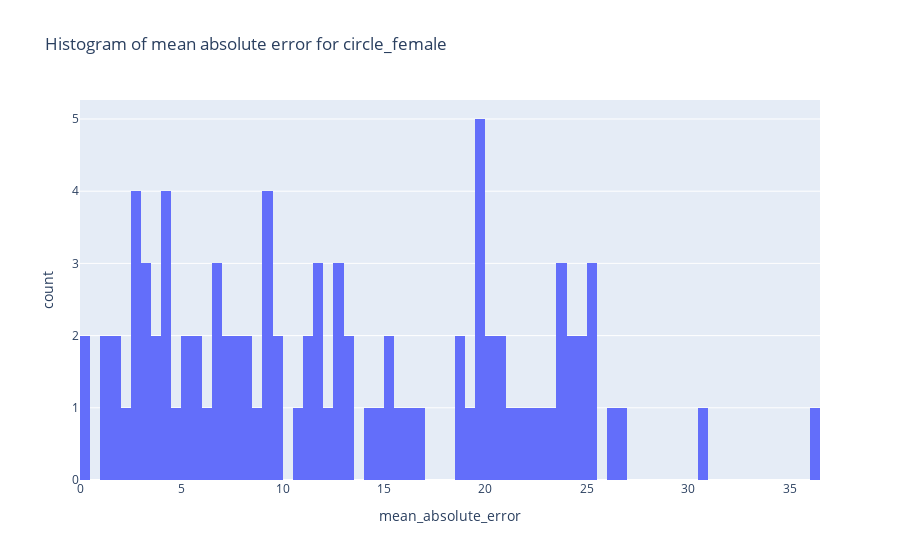
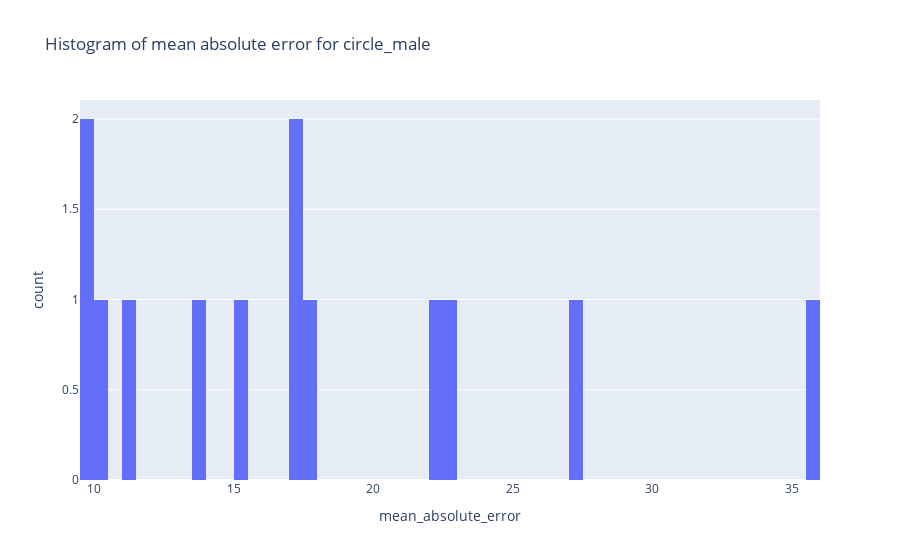
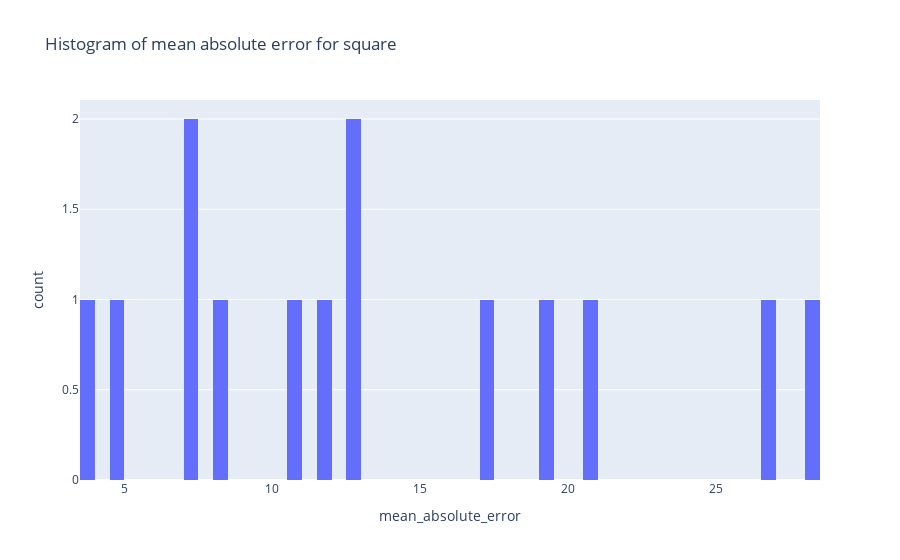

The notebook cell saved with these charts, in order:
### Code cell
for pond_type in df['Pond_Type'].unique():
    #histogram of meAN absolute error
    df_pond = df[df['Pond_Type'] == pond_type]
    df_pond['mean_absolute_error'] =abs(df_pond['mean_length'] - df_pond['Length_fov(mm)'])
    #histogram of mean absolute error    

    #histogram of mean absolute error
    fig = px.histogram(df_pond, x='mean_absolute_error', nbins=100, title=f'Histogram of mean absolute error for {pond_type}')
    fig.show()

### Figure 1 — Plotly figure (JSON) as saved in the notebook; plotly's stock layout.template omitted (floating-point values rounded to 4 significant figures)
{"data": [{"alignmentgroup": "True", "bingroup": "x", "hovertemplate": "mean_absolute_error=%{x}<br>count=%{y}<extra></extra>", "legendgroup": "", "marker": {"color": "#636efa", "pattern": {"shape": ""}}, "name": "", "nbinsx": 100, "offsetgroup": "", "orientation": "v", "showlegend": false, "type": "histogram", "x": [12.6, 10.9, 16.91, 19.13, 9.718, 3.493, 2.795, 5.858, 14.54, 11.15, 6.751, 11.78, 23.62, 12.83, 9.292, 5.95, 13.27, 2.92, 6.948, 2.614, 7.253, 6.958, 15.1, 36.02, 25.08, 18.64, 19.69, 9.096, 9.419, 19.76, 19.73, 20.64, 12.77, 1.776, 22.78, 20.16, 16.47, 4.039, 8.544, 19.59, 11.67, 9.069, 11.42, 7.984, 3.454, 30.87, 25.44, 1.121, 8.12, 24.24, 23.76, 18.8, 21.34, 25.49, 26.76, 11.71, 13.1, 3.793, 4.821, 1.058, 14.29, 2.993, 3.807, 7.092, 4.029, 15.38, 0.4378, 22.07, 24.05, 4.271, 2.21, 3.352, 7.758, 26.41, 20.05, 9.824, 6.287, 5.427, 19.56, 21.95, 8.12, 5.129, 1.569, 15.78, 0.04748, 24.6, 12.31, 23.46, 24.5, 23.95, 20.98, 4.079], "xaxis": "x", "yaxis": "y"}], "layout": {"barmode": "relative", "legend": {"tracegroupgap": 0}, "title": {"text": "Histogram of mean absolute error for circle_female"}, "xaxis": {"anchor": "y", "domain": [0, 1], "title": {"text": "mean_absolute_error"}}, "yaxis": {"anchor": "x", "domain": [0, 1], "title": {"text": "count"}}}}

### Figure 2 — Plotly figure (JSON) as saved in the notebook; plotly's stock layout.template omitted (floating-point values rounded to 4 significant figures)
{"data": [{"alignmentgroup": "True", "bingroup": "x", "hovertemplate": "mean_absolute_error=%{x}<br>count=%{y}<extra></extra>", "legendgroup": "", "marker": {"color": "#636efa", "pattern": {"shape": ""}}, "name": "", "nbinsx": 100, "offsetgroup": "", "orientation": "v", "showlegend": false, "type": "histogram", "x": [22.17, 17.95, 17.5, 9.562, 10.46, 9.792, 22.79, 35.64, 11.15, 13.83, 15.14, 17.17, 27.01], "xaxis": "x", "yaxis": "y"}], "layout": {"barmode": "relative", "legend": {"tracegroupgap": 0}, "title": {"text": "Histogram of mean absolute error for circle_male"}, "xaxis": {"anchor": "y", "domain": [0, 1], "title": {"text": "mean_absolute_error"}}, "yaxis": {"anchor": "x", "domain": [0, 1], "title": {"text": "count"}}}}

### Figure 3 — Plotly figure (JSON) as saved in the notebook; plotly's stock layout.template omitted (floating-point values rounded to 4 significant figures)
{"data": [{"alignmentgroup": "True", "bingroup": "x", "hovertemplate": "mean_absolute_error=%{x}<br>count=%{y}<extra></extra>", "legendgroup": "", "marker": {"color": "#636efa", "pattern": {"shape": ""}}, "name": "", "nbinsx": 100, "offsetgroup": "", "orientation": "v", "showlegend": false, "type": "histogram", "x": [7.175, 17.44, 11.92, 12.57, 10.86, 28.14, 19.16, 12.95, 3.984, 26.76, 20.57, 8.407, 4.567, 7.308], "xaxis": "x", "yaxis": "y"}], "layout": {"barmode": "relative", "legend": {"tracegroupgap": 0}, "title": {"text": "Histogram of mean absolute error for square"}, "xaxis": {"anchor": "y", "domain": [0, 1], "title": {"text": "mean_absolute_error"}}, "yaxis": {"anchor": "x", "domain": [0, 1], "title": {"text": "count"}}}}
